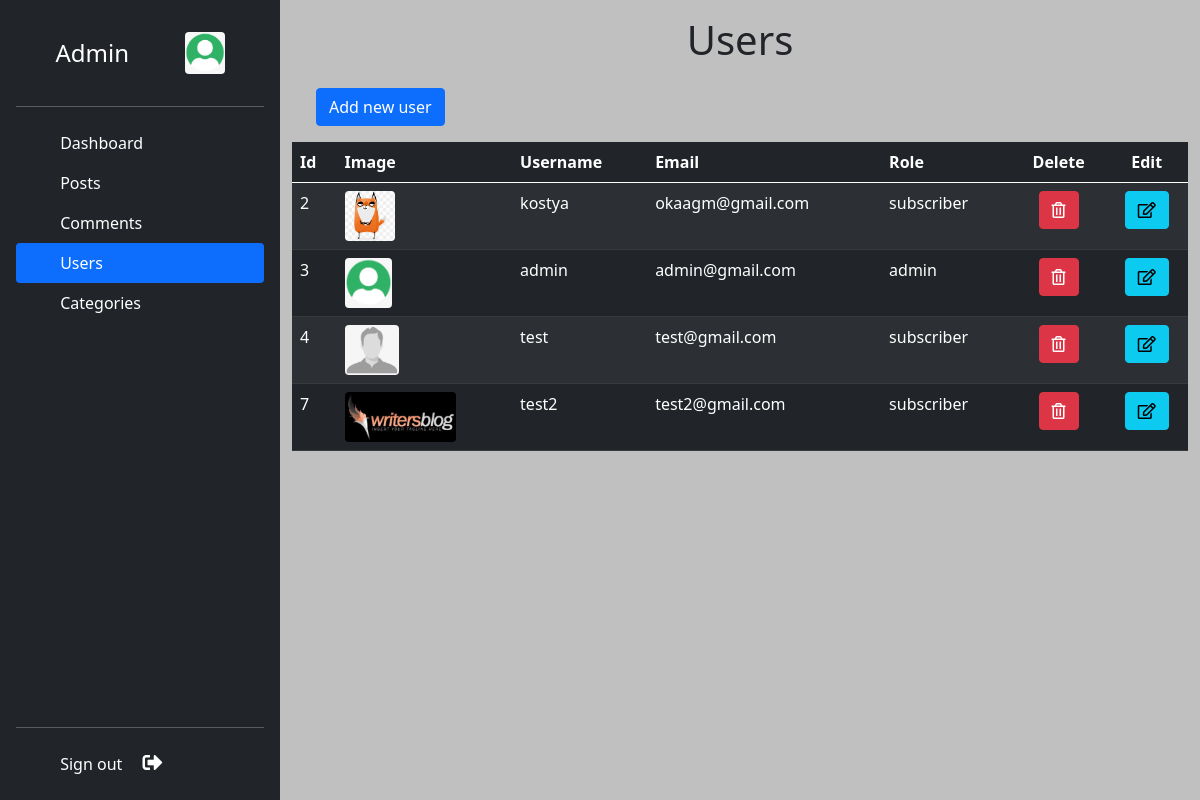
/admin/users.php (signed in), run on the app's committed database.
### tables this page shows
CREATE TABLE `users` (
  `user_id` int(3) NOT NULL,
  `username` varchar(255) NOT NULL,
  `user_password` varchar(255) NOT NULL,
  `user_firstname` varchar(255) NOT NULL,
  `user_lastname` varchar(255) NOT NULL,
  `user_email` varchar(255) NOT NULL,
  `user_image` varchar(255) NOT NULL,
  `user_role` varchar(255) NOT NULL,
  `salt` varchar(255) NOT NULL,
  `token` text NOT NULL
);

### admin/users.php (the view, shortened to what this page needs)
<?php include "includes/admin_header.php"; ?>
    <div id="wrapper">
        <?php include "includes/admin_navigation.php"; ?>
        <div class="page-wrapper">
            <div class="container-fluid mt-3">
                <div class="row">
                    <h1 class="text-center">Users</h1>
                    <div class="container">
                        <div class="">
                            <div class="container mt-3">
                            <?php
                                if (!isset($_GET['add_user']) && !isset($_GET['edit'])) {
                                    echo "<a href='users.php?add_user=1' class='btn btn-primary' >Add new user</a>";
                                }
                            ?>
                            </div>
                        </div>
                        <div class="mt-3">
                            <table class="table table-dark table-striped">
                                <thead class="thead-dark">
                                    <tr class="table-dark">
                                        <th scope="col">Id</th>
                                        <th scope="col">Image</th>
                                        <th scope="col">Username</th>
                                        <th scope="col">Email</th>
                                        <th scope="col">Role</th>
                                        <th scope="col text-center">
                                            <p class="text-center m-0">Delete</p>
                                        </th>
                                        <th scope="col text-center">
                                            <p class="text-center m-0">Edit</p>
                                        </th>
                                    </tr>
                                </thead>
                                <tbody>
                                    <?php
                                        $query = "SELECT * FROM users";
                                        $select_all_users_query=mysqli_query($connection,$query);
                                        while ($row=mysqli_fetch_array($select_all_users_query)){
                                            $user_image=$row['user_image'];
                                            $user_id=$row['user_id'];
                                            $username = $row['username'];
                                            $user_email = $row['user_email'];
                                            $user_role = $row['user_role'];
                                            if ($user_image==''){$user_image='default.png';}
                                            echo "<tr>";
                                            echo "<td>{$user_id}</td>";
                                            echo "<td><img src='../images/users/{$user_image}' height='50' alt='{$user_image}' class='rounded'></td>";
                                            echo "<td>{$username}</td>";
                                            echo "<td>{$user_email}</td>";
                                            echo "<td>{$user_role}</td>";
                                            ?>
                                            <td class='text-center'>
                                                <a href="javascript:;" class='btn btn-danger' data-bs-toggle='modal' data-bs-target='#deleteModal' onclick='deleteUsers(<?php echo $user_id ?>)' ><i class="far fa-trash-alt"></i></a>
                                            </td>
                                            <?php
                                            echo "<td class='text-center'><a href='users.php?edit={$user_id}' class='btn btn-info' ><i class='far fa-edit'></i></a></td>";
                                            echo "</tr>";
                                        }
                                    ?>
                                </tbody>
                            </table>
                        </div>
                    </div>
                </div>
            </div>
        </div>
    </div>
</body>
</html>

### admin/css/admin.css (style rules this page uses)
#wrapper { display: flex; }
html { height: 100%; }
body { background-color: silver; height: 100%; }
.page-wrapper { width:100%; padding:0; }

### data on the page
users: user_id "2", user_image (picture), username "kostya", user_email "okaagm@gmail.com", user_role "subscriber"
users: user_id "3", user_image (picture), username "admin", user_email "admin@gmail.com", user_role "admin"
users: user_id "4", shows a picture, username "test", user_email "test@gmail.com", user_role "subscriber"
users: user_id "7", user_image (picture), username "test2", user_email "test2@gmail.com", user_role "subscriber"
